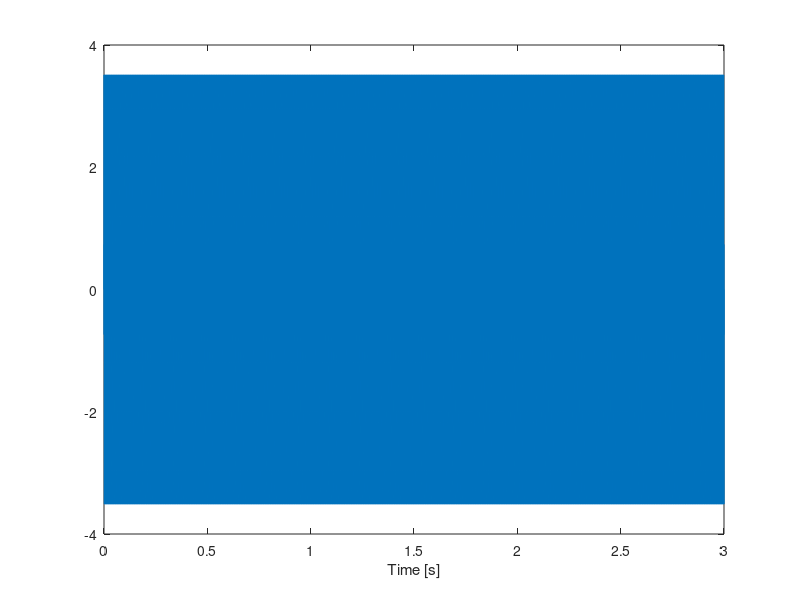
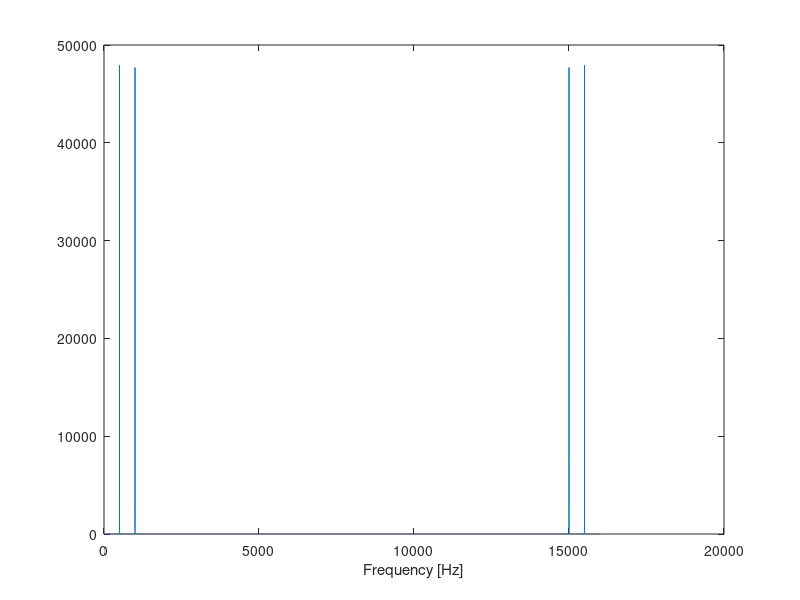

MATLAB code for these plots, in order:
% Demo description to fft() command on a sin wave 23/01/2019

clear

fs=16000; %sampling f

f=500;  %sin wave freq
t=0:(1/fs):3;
x1= 2*sin(2*pi*f*t);
x2= 2*sin(2*pi*2*f*t);
x=x1+x2;

figure
plot(t,x)
xlabel('Time [s]')

%get fft
x_fft=fft(x);

step = fs/(length(x_fft)-1)
freq = 0:step:fs;

figure
plot(freq, abs(x_fft))
xlabel('Frequency [Hz]')